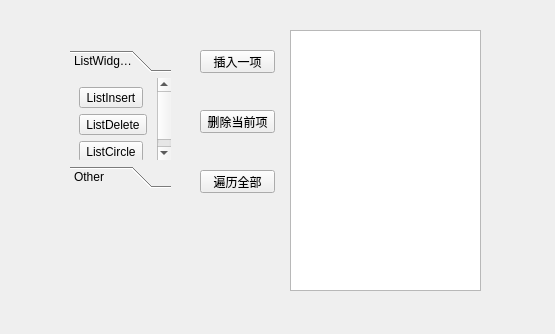
<?xml version="1.0" encoding="UTF-8"?>
<ui version="4.0">
 <class>toolbutton_action_form</class>
 <widget class="QWidget" name="toolbutton_action_form">
  <property name="geometry">
   <rect>
    <x>0</x>
    <y>0</y>
    <width>555</width>
    <height>334</height>
   </rect>
  </property>
  <property name="windowTitle">
   <string>Form</string>
  </property>
  <widget class="QToolBox" name="toolBox">
   <property name="geometry">
    <rect>
     <x>70</x>
     <y>50</y>
     <width>101</width>
     <height>138</height>
    </rect>
   </property>
   <property name="currentIndex">
    <number>0</number>
   </property>
   <widget class="QWidget" name="page">
    <property name="geometry">
     <rect>
      <x>0</x>
      <y>0</y>
      <width>101</width>
      <height>86</height>
     </rect>
    </property>
    <attribute name="label">
     <string>ListWidgets</string>
    </attribute>
    <layout class="QVBoxLayout" name="verticalLayout">
     <item>
      <layout class="QGridLayout" name="gridLayout">
       <item row="0" column="0">
        <widget class="QToolButton" name="actListInsert">
         <property name="text">
          <string>ListInsert</string>
         </property>
        </widget>
       </item>
       <item row="1" column="0">
        <widget class="QToolButton" name="actListDelete">
         <property name="text">
          <string>ListDelete</string>
         </property>
        </widget>
       </item>
       <item row="2" column="0">
        <widget class="QToolButton" name="actListCircle">
         <property name="text">
          <string>ListCircle</string>
         </property>
        </widget>
       </item>
      </layout>
     </item>
    </layout>
   </widget>
   <widget class="QWidget" name="page_2">
    <property name="geometry">
     <rect>
      <x>0</x>
      <y>0</y>
      <width>101</width>
      <height>86</height>
     </rect>
    </property>
    <attribute name="label">
     <string>Other</string>
    </attribute>
   </widget>
  </widget>
  <widget class="QPushButton" name="btnDelete">
   <property name="geometry">
    <rect>
     <x>200</x>
     <y>110</y>
     <width>75</width>
     <height>23</height>
    </rect>
   </property>
   <property name="text">
    <string>删除当前项</string>
   </property>
  </widget>
  <widget class="QPushButton" name="btnCircle">
   <property name="geometry">
    <rect>
     <x>200</x>
     <y>170</y>
     <width>75</width>
     <height>23</height>
    </rect>
   </property>
   <property name="text">
    <string>遍历全部</string>
   </property>
  </widget>
  <widget class="QPushButton" name="btnInsert">
   <property name="geometry">
    <rect>
     <x>200</x>
     <y>50</y>
     <width>75</width>
     <height>23</height>
    </rect>
   </property>
   <property name="text">
    <string>插入一项</string>
   </property>
  </widget>
  <widget class="QListWidget" name="listWidget">
   <property name="geometry">
    <rect>
     <x>290</x>
     <y>30</y>
     <width>191</width>
     <height>261</height>
    </rect>
   </property>
  </widget>
  <action name="actionactListInsert">
   <property name="text">
    <string>actListInsert</string>
   </property>
  </action>
 </widget>
 <resources/>
 <connections/>
</ui>
